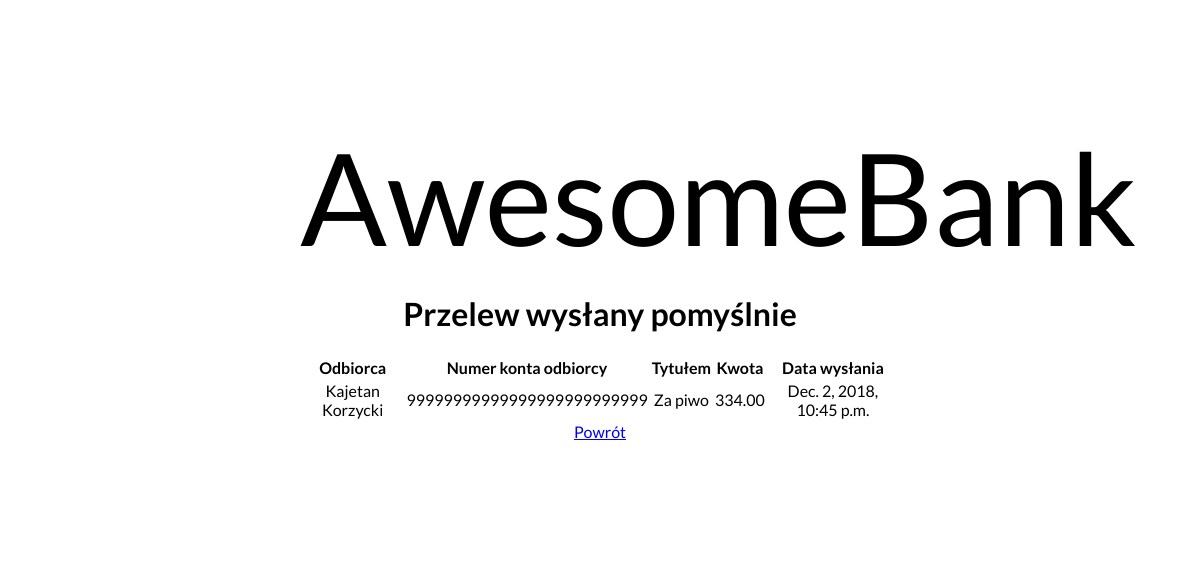
Before: /transfer_sent/ (signed in) with the older database file.
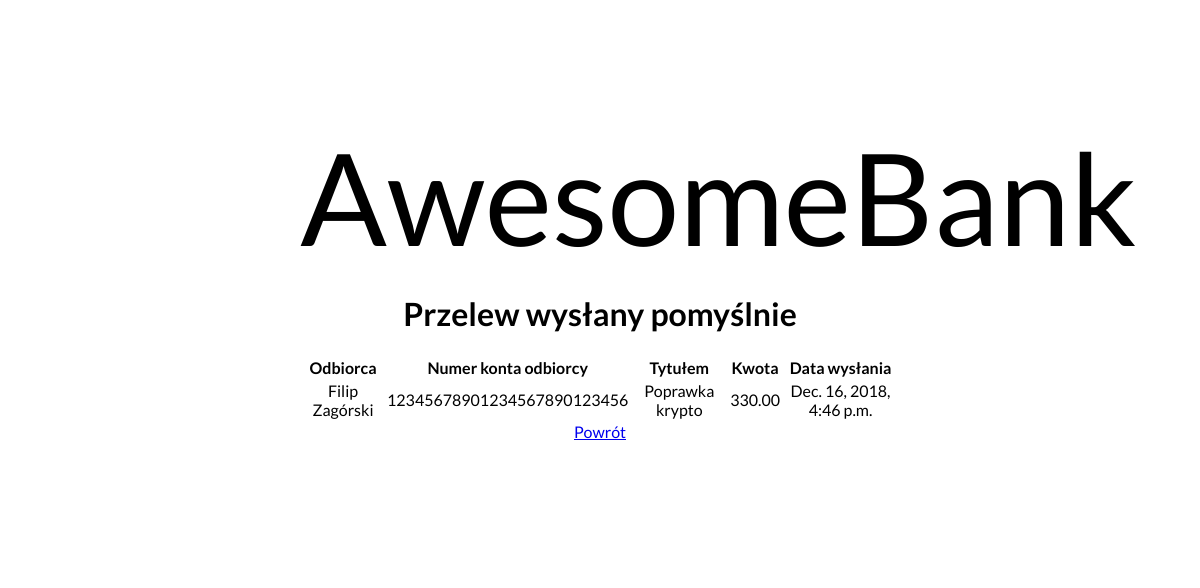
After: the same page with the newer database file.
### AwesomeBank/models.py (models this page shows)
class Transfer(models.Model):
    sender = models.ForeignKey(User, null=False, editable=False, on_delete=models.PROTECT)
    recipient_name = models.CharField(null=False, blank=False, max_length=80)
    recipient_account = models.CharField(null=False, max_length=26)
    title = models.CharField(null=False, blank=False, max_length=120)
    amount = models.DecimalField(null=False, decimal_places=2, max_digits=10)
    date = models.DateTimeField(default=timezone.now)

### AwesomeBank/views.py (the view)
# urls.py: path('transfer_sent/', transfer_sent, name='transfer_sent'),
def transfer_sent(request):
    transfers = []
    for item in Transfer.objects.all():
        if item.sender_id == request.user.id:
            transfers.append(item)
    transfers = [transfers[-1]]
    context = {
        'transfers': transfers
    }
    return render(request, 'transfer_sent.html', context)

### templates/transfer_sent.html (shortened to what this page needs)
{% extends 'registration/../temp.html' %}
{% block main_content %}
    {% if user.is_authenticated %}
    <h1>Przelew wysłany pomyślnie</h1>
            <table>
                <tr>
                    <th>Odbiorca</th>
                    <th>Numer konta odbiorcy</th>
                    <th>Tytułem</th>
                    <th>Kwota</th>
                    <th>Data wysłania</th>
                 </tr>
            {% for t in transfers %}
                <tr>
                    <td>{{ t.recipient_name }}</td>
                    <td id="account">{{ t.recipient_account }}</td>
                    <td>{{ t.title }}</td>
                    <td>{{ t.amount }}</td>
                    <td>{{ t.date }}</td>
                </tr>
            {% endfor %}
            </table>
        <a href="{% url 'transfer_sending' %}">Powrót</a>
    {% else %}
        <p>Nie jesteś zalogowany!</p>
        <a href="{% url 'login' %}">Zaloguj się</a>
        <a href="{% url 'signup' %}">Zarejestruj się</a>
    {% endif %}
{% endblock %}

Changed rows visible on the page:
no longer on this page (row unchanged): Transfer: recipient_name "Kajetan Korzycki", recipient_account "99999999999999999999999999", title "Za piwo", amount "334.00", date "Dec. 2, 2018, 10:45 p.m."
added Transfer: recipient_name "Filip Zagórski", recipient_account "12345678901234567890123456", title "Poprawka krypto", amount "330.00", date "Dec. 16, 2018, 4:46 p.m."
